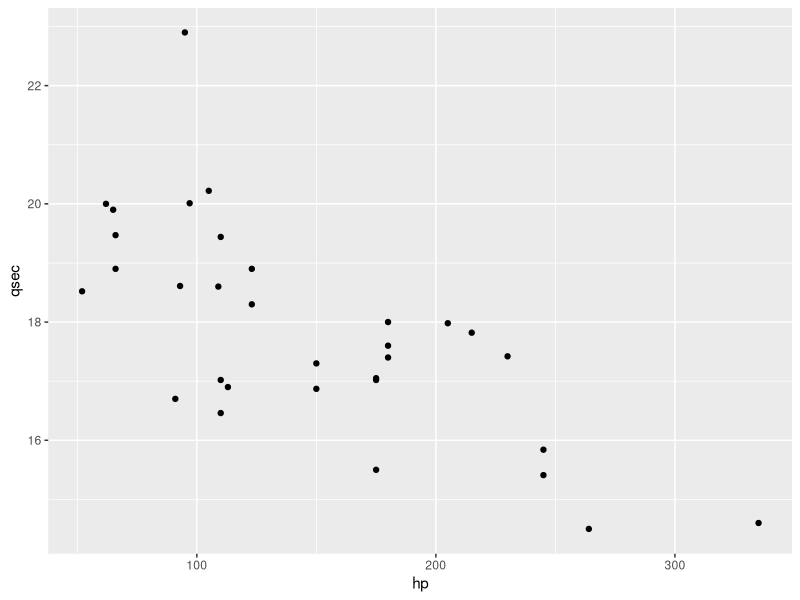

This chart was generated by the following R code:
## ---- chunk 1
# Defaultní nastavení
knitr::opts_chunk$set(echo = T,
                      message = FALSE,
                      warning = FALSE,
                      fig.width=12, fig.height=10)
## ---- chunk 2
library(tidyverse)
## ---- chunk 3
mtcars %>% 
  ggplot(aes(hp, qsec)) + 
  geom_point()
